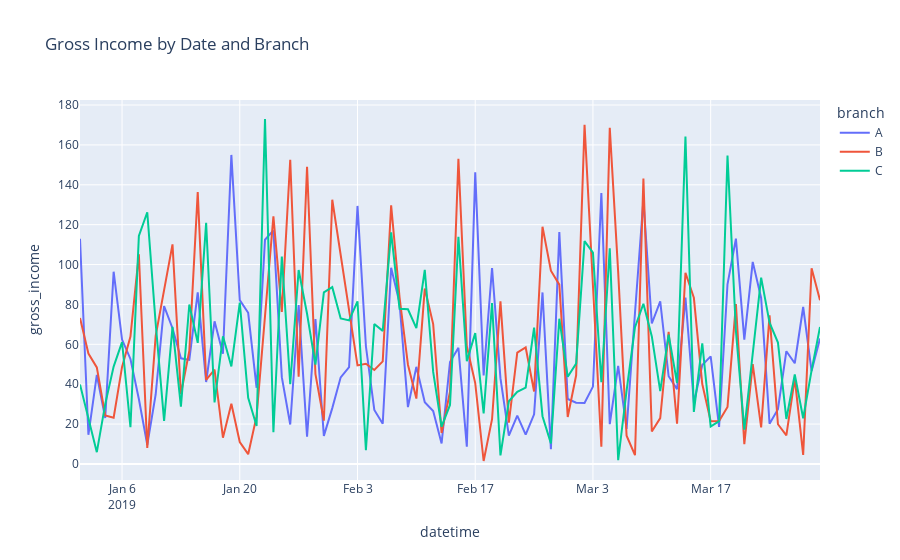

Notebook code for this chart:
### Code cell
px.plot(grouped_datetime, x='datetime', y='gross_income', kind='line', color='branch', title='Gross Income by Date and Branch')
